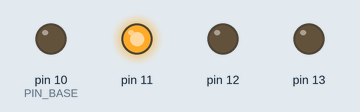
Simulated run of this sketch. Board: Arduino Uno, built with avr-gcc and run on an emulated ATmega328P. On the bench: output pins drawn as LEDs (lit = HIGH). What the sketch prints to the serial monitor is not drawn.

Above: at 0.05 s.
At 0.65 s:
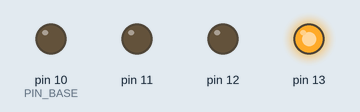
At 1.35 s:
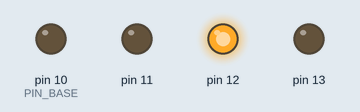
At 2.75 s:
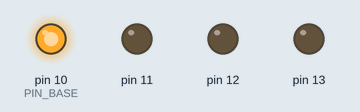
Timing chart, 0 to 3.0 s (numbered marks = the images above):
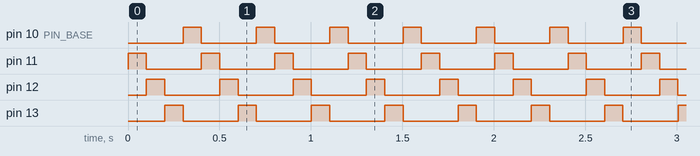

The sketch:

GuirlandeDeNoel.ino
```cpp
// Programme GuirlandeDeNoel
// Allume les LED  tour de role.


int NOMBRE_DE_LEDS = 4;
int PIN_BASE = 10;
int decalage = 0;

// Cette partie n'est faite qu'une fois quand on appuie sur le bouton RESET de l'Arduino
void setup () {
  for (int i=0; i<NOMBRE_DE_LEDS; i++) {
    pinMode (PIN_BASE + i, OUTPUT);
  }
  Serial.begin(9600);
}

// Cette partie est faite en boucle tant que l'on n'arrete pas l'arduino

void loop() {
  digitalWrite(PIN_BASE + decalage,  LOW); // eteint

  decalage = ((decalage + 1) % NOMBRE_DE_LEDS);
  Serial.println("Decalage");
  Serial.println(decalage);

  digitalWrite(PIN_BASE + decalage,  HIGH); // allume

  delay(100);
}
```

Measured:
- by itself, pin 10 (PIN_BASE), pin 11–13: alternates HIGH for 0.10 s and LOW for 0.30 s
